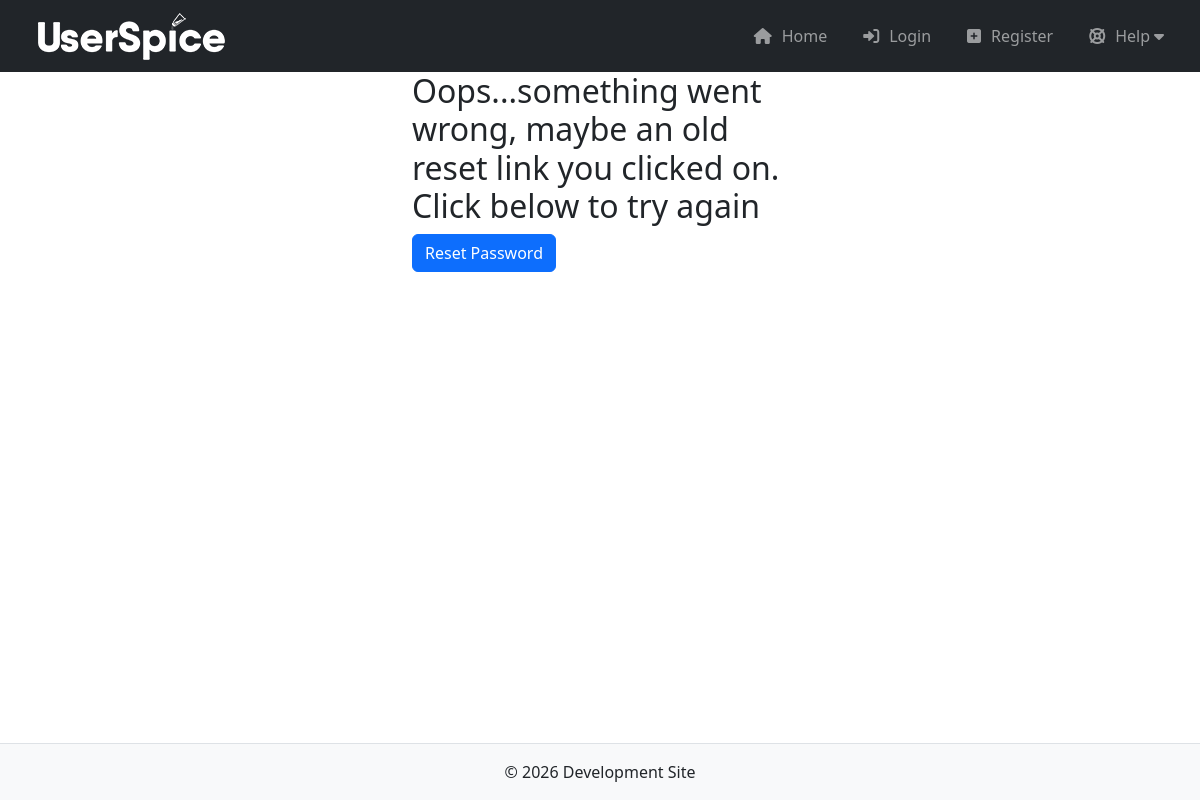
Screenshot of /users/forgot_password_reset.php with the database file from the repository.
### tables this page shows
CREATE TABLE `us_menus` (
  `id` int(11) unsigned NOT NULL AUTO_INCREMENT,
  `menu_name` varchar(255) DEFAULT NULL,
  `type` varchar(75) DEFAULT NULL,
  `nav_class` varchar(255) DEFAULT NULL,
  `theme` varchar(25) DEFAULT NULL,
  `z_index` int(11) DEFAULT NULL,
  `brand_html` text DEFAULT NULL,
  `disabled` tinyint(1) DEFAULT 0,
  `justify` varchar(10) DEFAULT 'right',
  `show_active` tinyint(1) DEFAULT 0,
  `screen_reader_mode` tinyint(1) DEFAULT 0,
  PRIMARY KEY (`id`)
);

CREATE TABLE `us_menu_items` (
  `id` int(11) unsigned NOT NULL AUTO_INCREMENT,
  `menu` int(11) unsigned NOT NULL,
  `type` varchar(50) DEFAULT NULL,
  `label` varchar(255) DEFAULT NULL,
  `link` text DEFAULT NULL,
  `icon_class` varchar(255) DEFAULT NULL,
  `li_class` varchar(255) DEFAULT NULL,
  `a_class` varchar(255) DEFAULT NULL,
  `link_target` varchar(50) DEFAULT NULL,
  `parent` int(11) DEFAULT NULL,
  `display_order` int(11) DEFAULT NULL,
  `disabled` tinyint(1) DEFAULT 0,
  `permissions` varchar(1000) DEFAULT NULL,
  `tags` varchar(1000) DEFAULT NULL,
  PRIMARY KEY (`id`)
);

CREATE TABLE `settings` (
  `id` int(50) NOT NULL AUTO_INCREMENT,
  `recaptcha` int(1) NOT NULL DEFAULT 0,
  `force_ssl` int(1) NOT NULL,
  `css_sample` int(1) NOT NULL,
  `site_name` varchar(100) NOT NULL,
  `language` varchar(15) DEFAULT NULL,
  `site_offline` int(1) NOT NULL,
  `force_pr` int(1) NOT NULL,
  `glogin` int(1) NOT NULL DEFAULT 0,
  `fblogin` int(1) NOT NULL,
  `gid` text DEFAULT NULL,
  `gsecret` text DEFAULT NULL,
  `gredirect` text DEFAULT NULL,
  `ghome` text DEFAULT NULL,
  `fbid` text DEFAULT NULL,
  `fbsecret` text DEFAULT NULL,
  `fbcallback` text DEFAULT NULL,
  `graph_ver` text DEFAULT NULL,
  `finalredir` text DEFAULT NULL,
  `req_cap` int(1) NOT NULL,
  `req_num` int(1) NOT NULL,
  `min_pw` int(2) NOT NULL,
  `max_pw` int(3) NOT NULL,
  `min_un` int(2) NOT NULL,
  `max_un` int(3) NOT NULL,
  `messaging` int(1) NOT NULL,
  `snooping` int(1) NOT NULL,
  `echouser` int(11) NOT NULL,
  `wys` int(1) NOT NULL,
  `change_un` int(1) NOT NULL,
  `backup_dest` text DEFAULT NULL,
  `backup_source` text DEFAULT NULL,
  `backup_table` text DEFAULT NULL,
  `msg_notification` int(1) NOT NULL,
  `permission_restriction` int(1) NOT NULL,
  `auto_assign_un` int(1) NOT NULL,
  `page_permission_restriction` int(1) NOT NULL,
  `msg_blocked_users` int(1) NOT NULL,
  `msg_default_to` int(1) NOT NULL,
  `notifications` int(1) NOT NULL,
  `notif_daylimit` int(3) NOT NULL,
  `recap_public` text DEFAULT NULL,
  `recap_private` text DEFAULT NULL,
  `page_default_private` int(1) NOT NULL,
  `navigation_type` tinyint(1) NOT NULL,
  `copyright` varchar(255) NOT NULL,
  `custom_settings` int(1) NOT NULL,
  `system_announcement` varchar(255) NOT NULL,
  `twofa` int(1) DEFAULT 0,
  `force_notif` tinyint(1) DEFAULT NULL,
  `cron_ip` varchar(255) DEFAULT NULL,
  `registration` tinyint(1) DEFAULT NULL,
  `join_vericode_expiry` int(9) unsigned NOT NULL,
  `reset_vericode_expiry` int(9) unsigned NOT NULL,
  `admin_verify` tinyint(1) NOT NULL,
  `admin_verify_timeout` int(9) NOT NULL,
  `session_manager` tinyint(1) NOT NULL,
  `template` varchar(255) DEFAULT 'standard',
  `saas` tinyint(1) DEFAULT NULL,
  `redirect_uri_after_login` mediumtext DEFAULT NULL,
  `show_tos` tinyint(1) DEFAULT 1,
  `default_language` varchar(11) DEFAULT NULL,
  `allow_language` tinyint(1) DEFAULT NULL,
  `spice_api` varchar(75) DEFAULT NULL,
  `announce` datetime DEFAULT NULL,
  `bleeding_edge` tinyint(1) DEFAULT 0,
  `err_time` int(11) DEFAULT 15,
  `container_open_class` text DEFAULT NULL,
  `debug` tinyint(1) DEFAULT 0,
  `widgets` text DEFAULT NULL,
  `no_passwords` tinyint(1) DEFAULT 0,
  `email_login` tinyint(1) DEFAULT 0,
  `pwl_length` int(3) DEFAULT 5,
  `passkeys` tinyint(1) DEFAULT 0,
  `totp` tinyint(1) DEFAULT 0,
  `oauth_server` tinyint(1) DEFAULT 0,
  `oauth` tinyint(1) DEFAULT 0,
  `behind_reverse_proxy` tinyint(1) DEFAULT 0,
  `max_users_dt` int(11) NOT NULL DEFAULT 2000,
  `social_login_location` tinyint(1) DEFAULT 1,
  PRIMARY KEY (`id`)
);

### users/classes/Menu.php (the view, shortened to what the rows shown need)
<?php
class Menu {
  protected $db;
  public $id, $menu_name, $menu;
  public $items = [];
  public $tree = [];
  public $userPerms = [0];
  public $userTags = [];
  public function __construct($id_or_name) {
    $this->db = DB::getInstance();
    if(is_numeric($id_or_name)) {
      $col = "id";
    } else {
      $col = "menu_name";
    }
    $q = $this->db->query("SELECT * FROM us_menus WHERE $col = ?",[$id_or_name]);
    $c = $q->count();
    if($c < 1){
      die("Your menu $id_or_name is missing. If you have just upgraded UserSpice,
      please navigate to users/updates in your browser to create your menus.
      Otherwise, please go into your database and restore a backup or select a different menu.
      If you do not have a backup, you can also create a UserSpice file and run the function migrateUSMainMenu() to
      attempt to create a new Main Menu");
    }else{
      $menu = $q->first();
    }
    $this->menu = $menu;
    $this->id = $menu->id;
    $this->show_branding = true;
    $this->_loadItems();
    $this->tree = $this->_loadTree(0);
  }
  public function display($override = []) {
    $html = $this->generate();
    echo $html;
  }
  public function generate() {
    $html = $this->_generateHtml($this->tree, false);
    return "<nav>" . $html . "</nav>";
  }
  private function hasPerms($item) {
    $itemPerms = json_decode($item->permissions ?? "", true);
    $itemTags = json_decode($item->tags ?? "", true);
    if($itemTags == "") $itemTags = [];
    $hasPermission = sizeof(array_intersect($itemPerms, $this->userPerms)) > 0;
    $hasTag = sizeof(array_intersect($itemTags, $this->userTags)) > 0;
    return $hasPermission || $hasTag;
}
  private function _generateHtml($items, $isDropdown = false, $level = 0) {
    global $abs_us_root,$us_url_root,$lang;
    $uniq = "_" . uniqid();
    $level++;
    $ulClass = $isDropdown? "us_sub-menu": "us_menu";
    $z = $this->menu->z_index?? 50;
    $ulStyle = " z-index: {$z};";
    $menuId = $level == 1? "id='us_menu_{$this->menu->id}{$uniq}' data-menu_id='{$this->menu->id}'" : "";
    if($level == 1) {
      $ulClass .= " " . $this->menu->type;
    }
    if($level == 1 && $this->menu->theme == 'dark') {
      $ulClass .= " dark";
    }elseif($level == 1 && $this->menu->theme == 'custom') {
      $ulClass .= " custom";
    }
    reset($items);
    $firstKey = key($items);
    $ulId = $isDropdown? "menu_{$items[$firstKey]->menu}_dropdown_{$items[$firstKey]->parent}" : false;
    $labelledBy = $isDropdown? "aria-labelledby='{$ulId}'" : '';
    $html = "<ul class='{$ulClass}' {$labelledBy} style='{$ulStyle}' {$menuId}>";
    if($level == 1) {
      $brandHtml = !empty($this->menu->brand_html)? html_entity_decode($this->menu->brand_html, ENT_QUOTES, 'UTF-8') : '';
      $brandHtml = str_replace("{{root}}",$us_url_root,$brandHtml);
      $html .= "<div class='us_brand full_screen'>{$brandHtml}</a></div>";
      if($this->menu->justify == "right"){
          $html .= "<div class='flex-grow-1'></div>";
      }
      $html .= "<div class='us_menu_mobile_wrapper'><div class='us_brand'>{$brandHtml}</a></div>";
      $html .= "<span class='additional-mobile-icons'>";
            $mobile_menu_hooks = $abs_us_root . $us_url_root . "usersc/hooks/mobile_menu/";
      $php_files = glob($mobile_menu_hooks . "*.php");
      $html .= "</span>";
      $html .= "<div class='us_menu_mobile_control' data-target='{$this->menu->id}{$uniq}' data-bs-target='{$this->menu->id}{$uniq}'><i class='fa fa-bars'></i></div></div>";
    }
    foreach($items as $item) {
      if(!$this->hasPerms($item) || $item->disabled == 1) continue;
      $hasDropdown = sizeof($item->items) > 0;
      $liClass = $hasDropdown? "dropdown" : "";
      $liClass .= $item->li_class ? " $item->li_class": "";
      $linkClass = $hasDropdown? "sub-toggle" : "";
      $linkClass .= $item->a_class? " $item->a_class": "";
      $linkAttrs = " target='";
      $linkAttrs .= $item->link_target ? $item->link_target : "_self";
      $linkAttrs .= "' ";
      if($hasDropdown) {
        $toggle = "menu_{$item->menu}{$uniq}_dropdown_{$item->id}";
        $linkAttrs = "id='{$toggle}' role='button' aria-haspopup='true' aria-expanded='false'";
      }
      if($item->type == "snippet" && file_exists($abs_us_root . $us_url_root . $item->link)){
        $html .= "";
        ob_start();
        include $abs_us_root . $us_url_root . $item->link;
        $data = ob_get_clean();
        $html .=  $data;
        @ob_end_flush();
        $html .= "";
      }else{
        $html .= "<li class='{$liClass}' data-menu='{$item->menu}'>";
        if(strtolower(substr($item->link,0,5) != "http:") && strtolower(substr($item->link,0,6) != "https:")){
          $item->link = $us_url_root . $item->link;
        }
        $html .= "<a class='{$linkClass}' href='{$item->link}' {$linkAttrs}>";
        if(!empty($item->icon_class)) {
          $html .= "<i class='{$item->icon_class}'></i>";
        }
        $parsedLabel = parseMenuLabel($item->label);
        $html .= "<span class='labelText'>" . $parsedLabel . "</span>";
        if($hasDropdown) {
          $html .= "<span class='caret fa fa-caret-down'></span>";
        }
        $html .= "</a>";
        if($hasDropdown) {
          $html .= $this->_generateHtml($item->items, true, $level);
        }
          $html .= "</li>";
      }
    }
    $html .= "</ul>";
    return $html;
  }
  private function _loadTree($parent) {
    $children = [];
    foreach($this->items as $item) {
      if($item->parent == $parent) {
        $branch = clone $item;
        $branch->items = $this->_loadTree($item->id);
        $children[$item->id] = $branch;
      }
    }
    return $children;
  }
  private function _loadItems(){
    $this->items = $this->db->query("SELECT * FROM us_menu_items WHERE menu = ? ORDER BY display_order ASC", [$this->id])->results();
  }
}

### usersc/templates/customizer/footer.php (shortened to what the rows shown need)
<?php
require_once $abs_us_root . $us_url_root . 'usersc/templates/' . $settings->template . '/container_close.php';
?>
<footer  id="footer" class="footer mt-auto border-top bg-light pt-3">
  <div class="container">
    <p class="text-center">&copy; <?php echo date("Y"); ?> <?=$settings->copyright; ?></p>
  </div>
</footer>
</body>

### rows the page displays
us_menus: brand_html (picture)
us_menu_items: label "Home"
us_menu_items: label "Login"
us_menu_items: label "Register"
us_menu_items: label "Help"
settings: copyright "Development Site"

### other values shown
lang("VER_OOPS") "Oops...something went wrong, maybe an old reset link you clicked on. Click below to try again"
lang("PW_RESET") "Reset Password"
